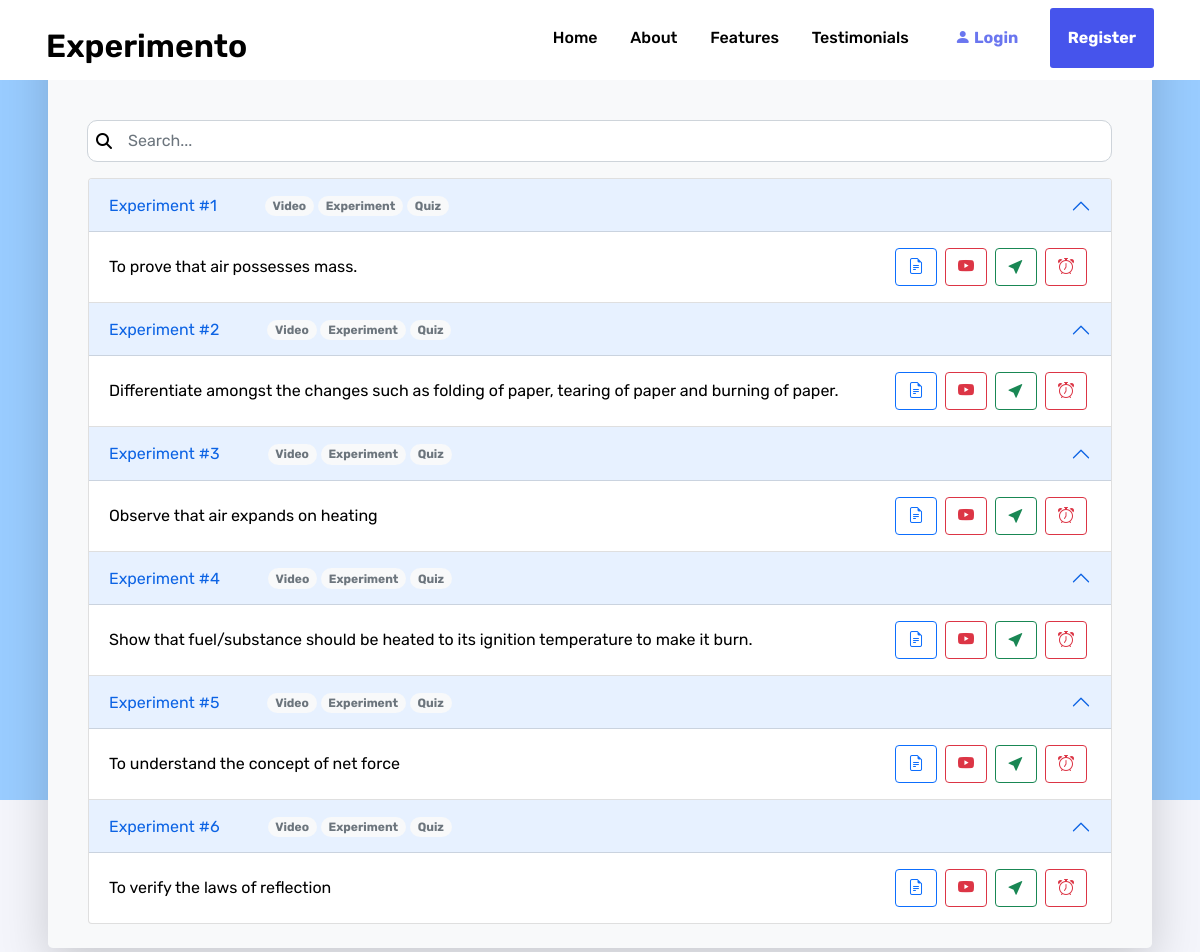
Page /list.php on the committed database.
### tables this page shows
CREATE TABLE IF NOT EXISTS `experiments` (
  `id` int(11) NOT NULL AUTO_INCREMENT,
  `aim` varchar(255) NOT NULL,
  `video` varchar(20) NOT NULL,
  `doc` text,
  `perform` varchar(20) NOT NULL,
  PRIMARY KEY (`id`)
);

### list.php (the view, shortened to what this page needs)
<?php
  include('includes/functions.php');
  page_header();
  nav_bar();
  $result = $conn->query("SELECT id, aim, perform, video FROM `experiments`");
?>
    <div class="d-flex mx-md-5 mx-0 mb-0 mb-md-5 flex-column h-100 bg-light rounded-3 shadow-lg p-4">
      <section class="pt-5 px-3">
        <div class="input-group mt-5">
            <i class="fas fa-search position-absolute top-50 start-0 translate-middle-y ms-2" style="z-index: 10;"></i>
            <input class="form-control py-2"onkeyup="myFunction()" style="padding-left: 40px; border-radius: 10px;" name="name" type="text" placeholder="Search..." required>
        </div>
        <div class="mt-3 accordion" id="accordionExample">
          <?php
            if ($result->num_rows > 0) {
              while($row = $result->fetch_assoc()) {
                $videoBadge = 'bg-light text-secondary';
                $videoStatus = 'You have not watched video yet';
                $expBadge = 'bg-light text-secondary';
                $expStatus = 'You have not completed this experiment';
                $quizBadge = 'bg-light text-secondary';
                $quizStatus = 'You have not completed this quiz';
                echo '
                <div class="accordion-item">
                  <h2 class="accordion-header" id="headingOne">
                    <button class="accordion-button" type="button" data-bs-toggle="collapse" data-bs-target="#collapseOne" aria-expanded="true" aria-controls="collapseOne">
                      Experiment #'.$row["id"].'
                      <span class="mx-5">
                        <span class="badge rounded-pill '.$videoBadge.' tooltip-status" data-tippy-content="'.$videoStatus.'">Video</span>
                        <span class="badge rounded-pill '.$expBadge.' tooltip-status" data-tippy-content="'.$expStatus.'">Experiment</span>
                        <a href="quiz-result.php?id='.$row["id"].'"><span class="badge rounded-pill '.$quizBadge.' tooltip-status" data-tippy-content="'.$quizStatus.'">Quiz</span></a>
                      </span>
                    </button>
                  </h2>
                  <div id="collapseOne" class="accordion-collapse collapse show" aria-labelledby="headingOne" data-bs-parent="#accordionExample">
                    <div class="accordion-body">
                      <table style="width: 100%;">
                        <tr>
                          <td style="width: 90%;">'.$row["aim"].'</td>
                          <td><a href="#"><button type="button" class="btn mx-1 btn-outline-primary tooltip-file"><i class="bi bi-file-earmark-text"></i></button></a></td>
                          <td><a href="watch.php?id='.$row["id"].'&v='.$row["video"].'"><button type="button" class="btn mx-1 btn-outline-danger tooltip-video"><i class="bi bi-youtube"></i></button></a></td>
                          <td><a href="perform.php?id='.$row["id"].'&expo='.$row["perform"].'"><button type="button" class="btn mx-1 btn-outline-success tooltip-experiment"><i class="bi bi-cursor-fill"></i></button></a></td>
                          <td><a href="quiz.php?id='.$row["id"].'&q=1"><button type="button" class="btn mx-1 btn-outline-danger tooltip-quiz"><i class="bi bi-alarm"></i></button></a></td>
                        </tr>
                      </table>
                    </div>
                  </div>
                </div>';
              }
            }
          ?>
        </div>
      </section>
    </div>
<?php page_footer(false); ?>

### includes/functions.php (shortened to what this page needs)
<?php
function page_header() {
?>
<!DOCTYPE html>
<html>
    <head>
        <link href="https://cdn.jsdelivr.net/npm/bootstrap@5.1.3/dist/css/bootstrap.min.css" rel="stylesheet">
        <link rel='stylesheet' href='https://unpkg.com/boxicons@2.0.9/css/boxicons.min.css'>
        <link rel="stylesheet" href="https://cdn.jsdelivr.net/npm/bootstrap-icons@1.6.1/font/bootstrap-icons.css">
        <link rel="stylesheet" href="https://cdnjs.cloudflare.com/ajax/libs/font-awesome/4.7.0/css/font-awesome.min.css">
        <link rel="stylesheet" href="assets/css/style.css">
    </head>
    <body>
<?php
}
function page_footer($showLinks=true) {
?>
    </body>
</html>
<?php
}
function nav_bar($showBackButton=false) {
    $headerClass = "";
    $homeFile = "";
    if(strpos($_SERVER["SCRIPT_FILENAME"], 'index.php') === false) {
        $headerClass='header--active';
        $homeFile = "index.php";
    }
?>
    <header id="header" class="header <?=$headerClass?>">
        <div class="header__container container container--px">
            <nav id="nav" class="navbar flex">
                <a href="#" class="navbar__brand" title="Back to the homepage">Experimento</a>
                <ul id="menuList" class="navbar__menu menu" role="menu">
                    <li class="menu__item" role="none">
                        <a href="<?=$homeFile?>#hero" class="menu__link" role="menuitem">Home</a>
                    </li>
                    <li class="menu__item" role="none">
                        <a href="<?=$homeFile?>#about" class="menu__link" role="menuitem">About</a>
                    </li>
                    <li class="menu__item" role="none">
                        <a href="<?=$homeFile?>#features" class="menu__link" role="menuitem">Features</a>
                    </li>
                    <li class="menu__item" role="none">
                        <a href="<?=$homeFile?>#testimonial" class="menu__link" role="menuitem">Testimonials</a>
                    </li>
                    <?php
                        if(!isset($_SESSION['id'])){
                            echo '
                            <li class="menu__item" role="none">
                                <a href="#" class="menu__link cta cta--primary px-3 py-3 cta--primary-outline" role="menuitem" data-bs-toggle="modal" data-bs-target="#modal-signin"><i class="bi bi-person-fill"></i> Login</a>
                            </li>
                            <li class="menu__item" role="none">
                                <a href="#" class="menu__link cta cta--primary px-3 py-3" role="menuitem" data-bs-toggle="modal" data-bs-target="#modal-signup">Register</a>
                            </li>
                            ';
                        }
                    ?>
                </ul>
            </nav>
        </div>
    </header>
<?php
}
?>

### assets/css/style.css (style rules this page uses)
html { font-size: 100%; }
:root { --clr-primary: hsl(235, 81%, 60%); --clr-white: hsl(0, 0%, 100%); --clr-black: hsl(0, 0%, 0%); --clr-red: hsl(355, 100%, 60%); --clr-gray: hsl(0deg 0% 35%); --clr-saffron: hsl(43, 93%, 64%); --clr-turquoise: hsl(161, 86%, 56%); --clr-lightBlue: hsl(234, 73%, 90%); --clr-lightRead: hsl(350, 75%, 89%); --clr-lightSaffron: hsl(52, 56%, 92%); --clr-lightTurquoise: hsl(167, 67%, 88%); --clr-lightGray: hsl(0deg 0% 44%); --clr-body: hsl(230, 43%, 97%); --clr-hero: hsl(222, 68%, 95%); --clr-overlay: hsla(0, 0%, 0%, 0.5); --clr-scrollbarThumb: hsl(234, 100%, 80%); --clr-social-icon: hsl(210, 25%, 98%); --clr-dribbble: hsl(330, 80%, 67%); --clr-facebook: hsl(220, 46%, 48%); --clr-twitter: hsl(203, 89%, 53%); --clr-youtube: hsl(0, 100%, 50%); --ff: 'Rubik', sans-serif; --fs-biggest: 4.375rem; --fs-bigger : 3rem; --fs-big : 1.5rem; --fs-bold : 1.25rem; --fs-medium : 1.125rem; --fs-normal : 1rem; --fw-black : 900; --fw-bold : 700; --fw-semiBold: 600; --fw-medium : 500; --fw-regular : 400; --header-height-m: 4rem; --header-height-d: 5rem; --scrollbar-width: 0.4375rem; --z-fixed: 100; }
*, *::before, *::after { box-sizing: border-box; padding: 0; margin: 0; scrollbar-width: var(--scrollbar-width); scrollbar-color: var(--clr-scrollbarThumb) var(--clr-white); }
body { font-family: var(--ff); font-size: var(--fs-normal); background-color: var(--clr-body); color: var(--clr-black); }
h1, h2, h3 { font-weight: var(--fw-bold); }
ul { list-style: none; }
a, a:hover, a:focus, a:active { text-decoration: none; }
button { border: none; }
.container { max-width: 71.25rem; margin: auto; }
.container--px { padding-left: 1rem; padding-right: 1rem; }
.flex { display: flex; }
a.cta, .cta { font-size: 1rem; font-weight: var(--fw-bold); border: 0.15rem solid transparent; transition: all 300ms ease-in-out; }
a.cta--primary, .cta--primary { display: inline-block; background-color: var(--clr-primary); color: var(--clr-white); border-radius: 0.1875rem; }
a.cta--primary-outline, .cta--primary-outine { opacity: 0.8; background-color: transparent; color: var(--clr-primary); }
.header { position: fixed; z-index: var(--z-fixed); width: 100%; height: var(--header-height-m); transition: all 300ms ease-in-out; background-color: var(--clr-white); }
@media screen and (min-width: 40em) { .header { height: var(--header-height-d); background-color: transparent; } }
.header--active { transition-duration: 0ms; background-color: var(--clr-white); }
.header__container { height: 100%; background-color: inherit; }
.navbar { position: relative; height: 100%; justify-content: space-between; align-items: center; background-color: inherit; }
.navbar__brand { font-size: clamp(var(--fs-big), 4vw + 0.5rem, 2rem); font-weight: var(--fw-semiBold); color: var(--clr-black); }
.menu__item:not(:last-child) { margin-bottom: 1.5rem; }
@media screen and (min-width: 40em) { .menu__item { display: inline-block; } }
@media screen and (min-width: 40em) { .menu__item:not(:last-child) { margin: 0 0.6rem; } }
.menu__link { position: relative; font-weight: var(--fw-medium); color: var(--clr-black); padding: 0 0.3rem; transition: opacity 300ms ease-in-out; }
.menu__link:not(.cta)::before { content: ''; position: absolute; left: 0; bottom: -0.4rem; width: 0; height: 0.25rem; border-radius: 1rem; background-color: var(--clr-red); transition: width 300ms ease-in-out; }
.form-control { color: #737491; }

### rows in the picture
experiments: id "1", aim "To prove that air possesses mass."
experiments: id "2", aim "Differentiate amongst the changes such as folding of paper, tearing of paper and burning of paper."
experiments: id "3", aim "Observe that air expands on heating"
experiments: id "4", aim "Show that fuel/substance should be heated to its ignition temperature to make it burn."
experiments: id "5", aim "To understand the concept of net force"
experiments: id "6", aim "To verify the laws of reflection"
